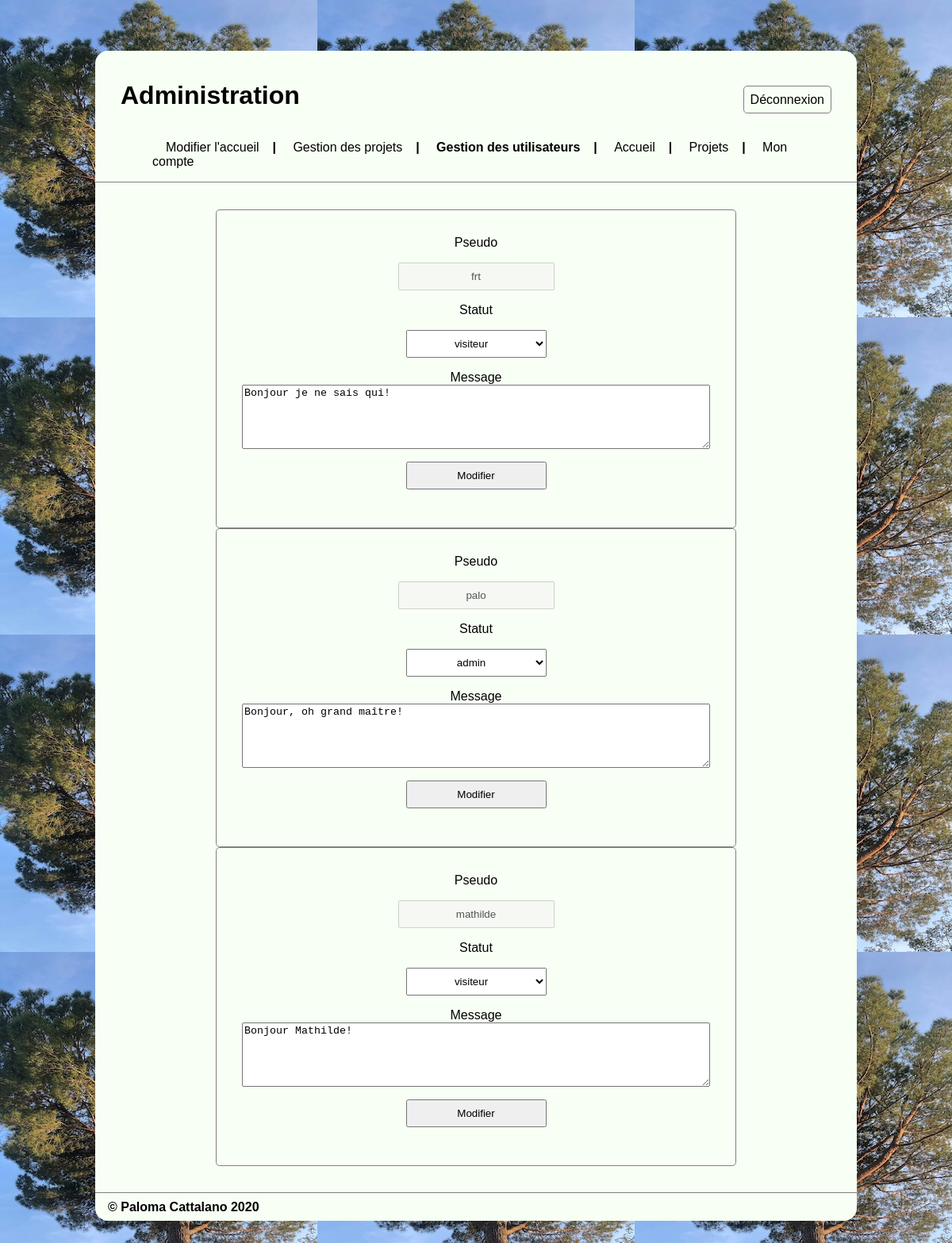
Screenshot of /admin/admin_users.php (signed in) with the database file from the repository.
### tables this page shows
CREATE TABLE `users` (
  `id` int(11) NOT NULL,
  `email` text NOT NULL,
  `pseudo` text NOT NULL,
  `password` text NOT NULL,
  `rank` text,
  `page` text
);

### admin/admin_users.php (the view, shortened to what this page needs)
<?php
if(array_key_exists('admin',$_SESSION) && $_SESSION['admin']){
	include_once '../db.php';
	$query = $link -> query ("SELECT id, pseudo, rank, page FROM users");
	$results = $query -> fetchAll();
$bodyContent='<!>';
	foreach($results as $result){
		$id= trim($result['id']);
		$page = trim($result['page']);
		$rank = trim($result['rank']);
		$pseudo = trim($result['pseudo']);
		$bodyContent.='
		<form method="post" action="admin_users.php" class="form_accueil">
			<input type="hidden" value="'.$id.'" name="id">
			<label>Pseudo</label>
			<input disabled="disabled" value="'.$pseudo.'" name="pseudo" class="input_accueil">
			<label>Statut</label>
			<select name="rank" class="input_accueil">
			   <option value="admin">admin</option>
				 <option ';if($rank != 'admin'){$bodyContent .= ' selected';} $bodyContent.= '>visiteur</option>
			</select>
			<label>Message</label>
			<textarea name="page" rows="5" cols="20">'.$page.'</textarea>
			<button type="submit" class="input_accueil">Modifier</button>
	</form>';
	}
	include_once "template.php";
}
else{
	header('location:../index.php');
}
?>

### css/template.css (style rules this page uses)
body { float:left; width: 80%; background-image: url(../img/site_img/super_pin.jpeg); margin: 8vh 10% 8vh 10%; font-family: Helvetica, sans-serif; }
#body .form_accueil { display: flex; flex-direction: column; justify-content: center; text-align: center; border: 0.1vh solid grey; border-radius: 0.3em; padding: 4vh; margin-left: 15vh; margin-right: 15vh; }
#body .input_accueil { text-align: center; align-self: center; margin: 2vh; padding: 1vh; width: 30%; }

### rows the page displays
users: pseudo "frt", page "Bonjour je ne sais qui!"
users: pseudo "palo", page "Bonjour, oh grand maître!"
users: pseudo "mathilde", page "Bonjour Mathilde!"
